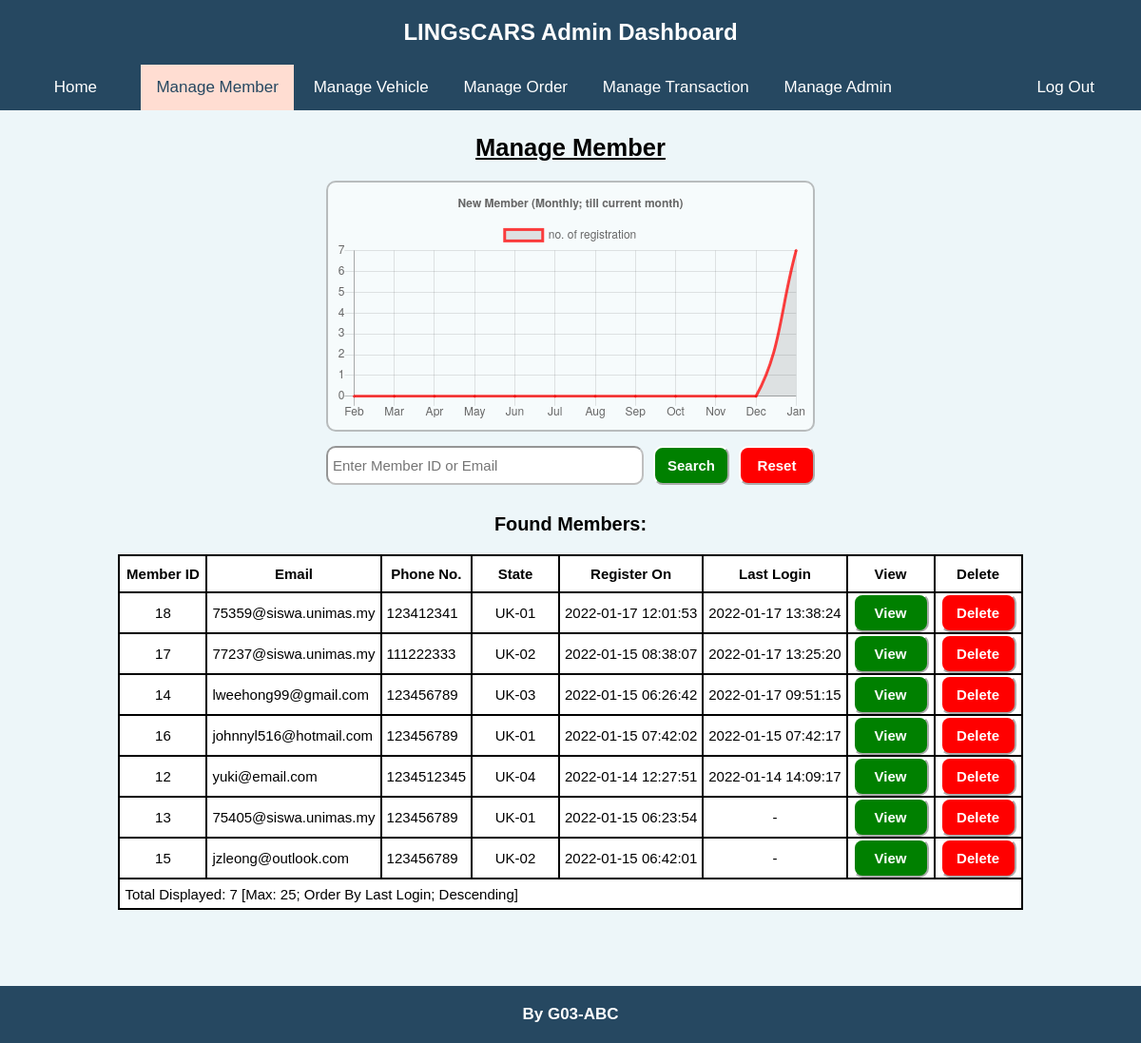
Screenshot of /admin/manageMember.php (signed in) with the database file from the repository.
### tables this page shows
CREATE TABLE `memberlog` (
  `id` int(11) NOT NULL,
  `memberId` int(11) NOT NULL,
  `loginDate` datetime DEFAULT NULL,
  `logoutDate` datetime DEFAULT NULL,
  `duration` int(11) DEFAULT NULL
);

CREATE TABLE `members` (
  `id` int(11) NOT NULL,
  `firstName` varchar(100) NOT NULL,
  `lastName` varchar(100) NOT NULL,
  `email` varchar(256) NOT NULL,
  `countryCode` varchar(4) NOT NULL DEFAULT '+44',
  `phone` varchar(11) NOT NULL,
  `password` varchar(256) NOT NULL,
  `gender` varchar(1) NOT NULL,
  `state` varchar(30) DEFAULT NULL,
  `registerDate` datetime NOT NULL DEFAULT current_timestamp(),
  `dob` date DEFAULT NULL
);

### admin/manageMember.php (the view, shortened to what the rows shown need)
<?php
    require_once($_SERVER['DOCUMENT_ROOT'] . "/admin/adminAuthenticate.php");
    $queryString = array();
    if (isset($_SERVER['QUERY_STRING'])) {
        parse_str($_SERVER['QUERY_STRING'], $queryString);
    }
    $manageMode = (isset($queryString['manage-mode'])) ? $queryString['manage-mode']: "";
    $passChecking = false;
    $wordToSearch = "";
    $allowViewMember = false;
    $allowDeleteMember = false;
?>
<!DOCTYPE html>
<html lang="en">
    <head>
        <link rel="stylesheet" href="/css/admin.css">
    </head>
    <body>
        <main>
            <h2>
                Manage Member
            </h2>
            <div class="manage-section">
                <?php if (
                    (isset($manageMode) && empty($manageMode)) ||
                    $passChecking ||
                    (isset($manageMode) && $manageMode == "search-member") ||
                    (isset($manageMode) && $manageMode == "view-member" && !$allowViewMember) ||
                    (isset($manageMode) && $manageMode == "delete-member" && !$allowDeleteMember)
                ): ?>
                    <?php
                        $monthXLabels = array();
                        $monthYTotalRegister = array();
                        for ($i = 0; $i < 12; $i++) {
                            $monthXLabels[$i] = date('M Y', strtotime((-11 + $i) . " month", strtotime(date("Y-m-15"))));
                            $monthYTotalRegister[$i] = 0;
                        }
                        $query = "SELECT members.registerDate FROM members ORDER BY registerDate";
                        $rs = mysqli_query($serverConnect, $query);
                        if ($rs) {
                            while ($record = mysqli_fetch_assoc($rs)) {
                                if (isset($record['registerDate'])) {
                                    for ($i = 0; $i < 12; $i++) {
                                        if (
                                            $monthXLabels[$i] == date('M Y', strtotime($record['registerDate']))
                                        ) {
                                            $monthYTotalRegister[$i]++;
                                            break;
                                        }
                                    }
                                }
                            }
                        }
                        for ($i = 0; $i < 12; $i++) {
                            $monthXLabels[$i] = date('M', strtotime((-11 + $i) . " month", strtotime(date("Y-m-15"))));
                        }
                    ?>
                            <script>
                                var xValues = <?php echo(json_encode($monthXLabels)) ?>;
                                var yValues = <?php echo(json_encode($monthYTotalRegister)) ?>;
                                new Chart(
                                    "monthRegisterChart", {
                                        type: "line",
                                        data: {
                                            labels: xValues,
                                            datasets: [{
                                                label: "no. of registration",
                                                fill: true,
                                                pointRadius: 1,
                                                borderColor: "rgba(255,0,0,0.75)",
                                                data: yValues
                                            }]
                                        },
                                        options: {
                                            title: {
                                                display: true,
                                                text: "New Member (Monthly; till current month)"
                                            }
                                        }
                                    }
                                );
                            </script>
                    <table class="db-table">
                        <thead>
                            <tr>
                                <th><form method='get' action='/admin/manageMember.php'>
                                    <button class='sort-button'>Member ID<?php
                                    ?></button>
                                </form></th>
                                <th><form method='get' action='/admin/manageMember.php'>
                                    <button class='sort-button'>Email<?php
                                    ?></button>
                                </form></th>
                                <th><form method='get' action='/admin/manageMember.php'>
                                    <button class='sort-button'>Phone No.<?php
                                    ?></button>
                                </form></th>
                                <th><form method='get' action='/admin/manageMember.php'>
                                    <button class='sort-button'>State<?php
                                    ?></button>
                                </form></th>
                                <th><form method='get' action='/admin/manageMember.php'>
                                    <button class='sort-button'>Register On<?php
                                    ?></button>
                                </form></th>
                                <th><form method='get' action='/admin/manageMember.php'>
                                    <button class='sort-button'>Last Login<?php
                                    ?></button>
                                </form></th>
                                <th>View</th>
                                <th>Delete</th>
                            </tr>
                        </thead>
                        <tbody>
                            <?php
                                $query = "SELECT members.id, members.email, members.phone, members.state, members.registerDate, memberlog.loginDate FROM members LEFT JOIN memberlog ON members.id = memberlog.memberId" .
                                (
                                    (isset($wordToSearch) && !empty($wordToSearch)) ?
                                    " WHERE members.id LIKE '%" .
                                    testInput($wordToSearch) .
                                    "%' OR members.email LIKE '%" .
                                    testInput($wordToSearch) .
                                    "%'" : ""
                                ) .
                                " ORDER BY";
                                if (isset($queryString['order-by'])) {
                                    if ($queryString['order-by'] == 'member-id-asc') {
                                        $query .= " members.id ASC";
                                    }
                                    else if ($queryString['order-by'] == 'member-id-desc') {
                                        $query .= " members.id DESC";
                                    }
                                    else if ($queryString['order-by'] == 'email-asc') {
                                        $query .= " members.email ASC";
                                    }
                                    else if ($queryString['order-by'] == 'email-desc') {
                                        $query .= " members.email DESC";
                                    }
                                    else if ($queryString['order-by'] == 'phone-no-asc') {
                                        $query .= " members.phone ASC";
                                    }
                                    else if ($queryString['order-by'] == 'phone-no-desc') {
                                        $query .= " members.phone DESC";
                                    }
                                    else if ($queryString['order-by'] == 'state-asc') {
                                        $query .= " members.state ASC";
                                    }
                                    else if ($queryString['order-by'] == 'state-desc') {
                                        $query .= " members.state DESC";
                                    }
                                    else if ($queryString['order-by'] == 'register-on-asc') {
                                        $query .= " members.registerDate ASC";
                                    }
                                    else if ($queryString['order-by'] == 'register-on-desc') {
                                        $query .= " members.registerDate DESC";
                                    }
                                    else if ($queryString['order-by'] == 'last-login-asc') {
                                        $query .= " memberlog.loginDate ASC";
                                    }
                                    else {
                                        $query .= " memberlog.loginDate DESC";
                                    }
                                }
                                else {
                                    $query .= " memberlog.loginDate DESC";
                                }
                                $query .= " LIMIT 25;";
                                $rs = mysqli_query($serverConnect, $query);
                            ?>
                            <?php if ($rs): ?>
                                <?php while ($user = mysqli_fetch_assoc($rs)): ?>
                                    <tr>
                                        <td class='center-text'>
                                            <?php echo((isset($user["id"])) ? $user["id"]: "-"); ?>
                                        </td>
                                        <td>
                                            <?php echo((isset($user["email"])) ? $user["email"]: "-"); ?>
                                        </td>
                                        <td>
                                            <?php echo((isset($user["phone"])) ? $user["phone"]: "-"); ?>
                                        </td>
                                        <td class='center-text'>
                                            <?php echo((isset($user["state"])) ? $user["state"]: "-"); ?>
                                        </td>
                                        <td class='center-text'>
                                            <?php echo((isset($user["registerDate"])) ? $user["registerDate"]: "-"); ?>
                                        </td>
                                        <td class='center-text'>
                                            <?php echo((isset($user["loginDate"])) ? $user["loginDate"]: "-"); ?>
                                        </td>
                                        <td>
                                            <form method='get' action='/admin/manageMember.php'>
                                                <button class='positive-button'>View</button>
                                            </form>
                                        </td>
                                        <td>
                                            <form method='get' action='/admin/manageMember.php'>
                                                <button class='negative-button'>Delete</button>
                                            </form>
                                        </td>
                                    </tr>
                                <?php endwhile; ?>
                            <?php endif; ?>
                        </tbody>
                    </table>
                <?php endif; ?>
            </div>
        </main>
    </body>
</html>

### rows the page displays
memberlog: memberId "18", memberId.email "75359@siswa.unimas.my", memberId.phone "123412341", memberId.state "UK-01", memberId.registerDate "2022-01-17 12:01:53", loginDate "2022-01-17 13:38:24"
memberlog: memberId "17", memberId.email "77237@siswa.unimas.my", memberId.phone "111222333", memberId.state "UK-02", memberId.registerDate "2022-01-15 08:38:07", loginDate "2022-01-17 13:25:20"
memberlog: memberId "14", memberId.email "lweehong99@gmail.com", memberId.phone "123456789", memberId.state "UK-03", memberId.registerDate "2022-01-15 06:26:42", loginDate "2022-01-17 09:51:15"
memberlog: memberId "16", memberId.email "johnnyl516@hotmail.com", memberId.phone "123456789", memberId.state "UK-01", memberId.registerDate "2022-01-15 07:42:02", loginDate "2022-01-15 07:42:17"
memberlog: memberId "12", memberId.email "yuki@email.com", memberId.phone "1234512345", memberId.state "UK-04", memberId.registerDate "2022-01-14 12:27:51", loginDate "2022-01-14 14:09:17"
members: id "13", email "75405@siswa.unimas.my", phone "123456789", state "UK-01", registerDate "2022-01-15 06:23:54"
members: id "15", email "jzleong@outlook.com", phone "123456789", state "UK-02", registerDate "2022-01-15 06:42:01"

### other values shown
$recordCount "7"
chart data {{ json_encode($monthXLabels) }} ["Feb","Mar","Apr","May","Jun","Jul","Aug","Sep","Oct","Nov","Dec","Jan"]
chart data {{ json_encode($monthYTotalRegister) }} [0,0,0,0,0,0,0,0,0,0,0,7]
